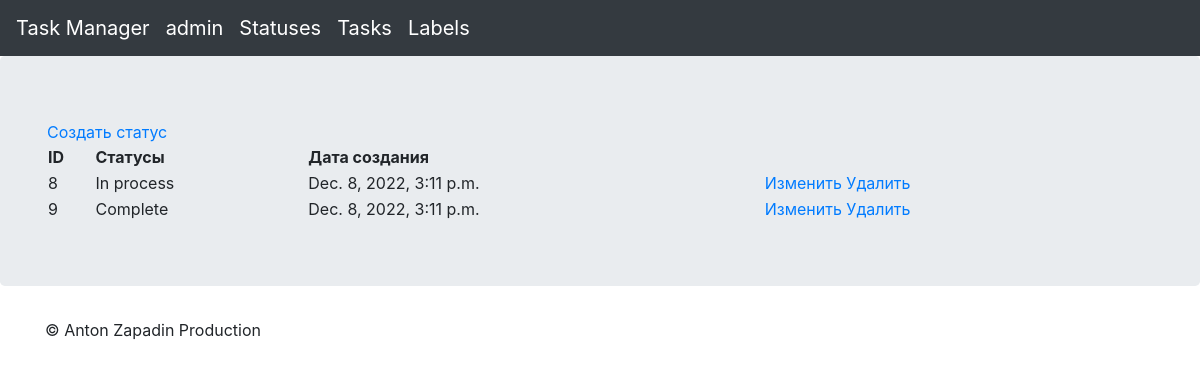
The app's page /statuses (signed in) with its own data.
### statuses/models.py (models this page shows, shortened)
class Statuses(models.Model):
    name = models.CharField(
        max_length=200,
        verbose_name=_('name'),
    )
    pub_date = models.DateTimeField(
        auto_now_add=True,
        verbose_name=_('creation date'),
    )

### statuses/views.py (the view)
# urls.py: path('', views.StatusesView.as_view(), name='statuses'),
class StatusesView(LoginRequiredMixin, View):
    login_url = 'login'
    def get(self, request, *args, **kwargs):
        statuses_list = Statuses.objects.all()
        context = {'statuses_list': statuses_list}
        return render(request, 'statuses/statuses_list.html', context=context)

### templates/statuses/statuses_list.html (shortened to what this page needs)
{% extends 'task_manager/base.html' %}
{% load i18n %}
{% block content %}
<div class="jumbotron">
  <div class="container">
    <table style = "width: 100%;">
      <a href=" {% url 'statuses:statuses_create' %}">Создать статус</a>
      <tr>
        <th>ID</th>
        <th>{% trans "Статусы" %}</th>
        <th>{% trans "Дата создания" %}</th>
      </tr>
      {% for statuses in statuses_list %}
      <tr>
        <td>{{ statuses.id }}</td>
        <td>{{ statuses.name }}</td>
        <td>{{ statuses.pub_date }}</td>
        <td>
          <a href=" {% url 'statuses:statuses_update' statuses.id %}">Изменить</a>
          <a href=" {% url 'statuses:statuses_delete' statuses.id %}">Удалить</a>
        </td>
      </tr>
      {% endfor %}
    </table>
  </div>
</div>
{% endblock %}

### templates/task_manager/base.html (shortened to what this page needs)
<!DOCTYPE html>
<html lang="en">
<head>
  {% load i18n %}
  <link href="/static/css/bootstrap.min.css" rel="stylesheet">
  <link href="/static/css/jumbotron.css" rel="stylesheet">
</head>
<body>
<nav class="navbar navbar-expand-md navbar-dark fixed-top bg-dark">
  <a class="navbar-brand" href="/">{% trans "Task Manager" %}</a>
  {% if request.user.is_authenticated %}
  <div class="navbar-brand">{{ request.user.username }}</div>
  <a class="navbar-brand" href="/statuses">{% trans "Statuses" %}</a>
  <a class="navbar-brand" href="/tasks">{% trans "Tasks" %}</a>
  <a class="navbar-brand" href="/labels">{% trans "Labels" %}</a>
  {% endif %}
</nav>
<main role="main">
{% block content %}{% endblock %}
</main>
<footer class="container">
  <p>&copy; Anton Zapadin Production</p>
</footer>
</body>
</html>

### static/css/jumbotron.css (style rules this page uses)
body { padding-top: 3.5rem; }

### records on screen
Statuses: id "8", name "In process", pub_date "Dec. 8, 2022, 3:11 p.m."
Statuses: id "9", name "Complete", pub_date "Dec. 8, 2022, 3:11 p.m."

### other values on screen
{{ request.user.username }} "admin"
